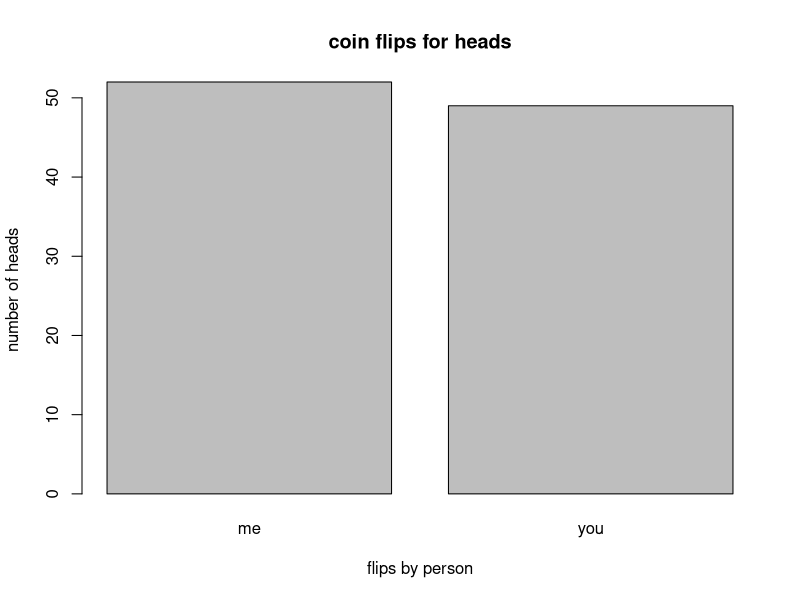
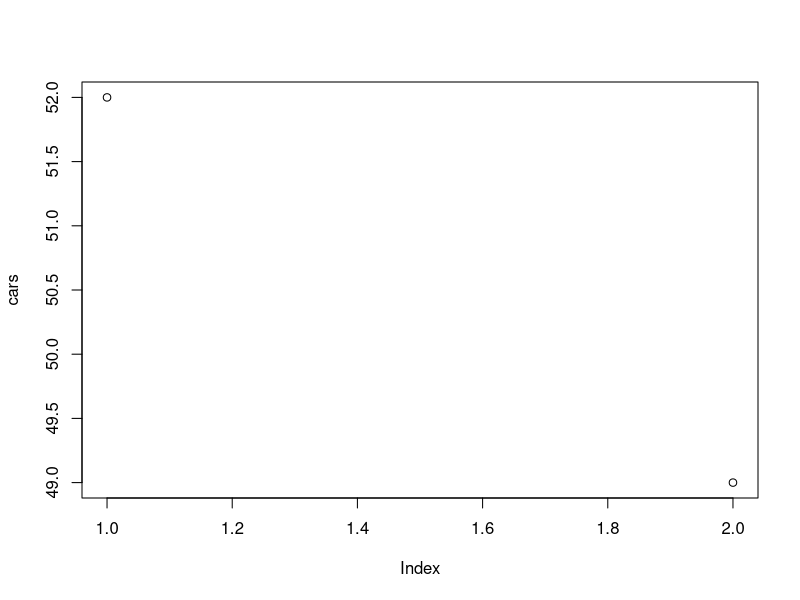

Here is the R script that generated these plots, in order:
## ---- chunk 1
cars <- c(52,49)
barplot(cars, main="coin flips for heads",names=c("me","you"),xlab="flips by person",ylab="number of heads")
## ---- chunk 2
summary(cars)
## ---- chunk 3
plot(cars)
